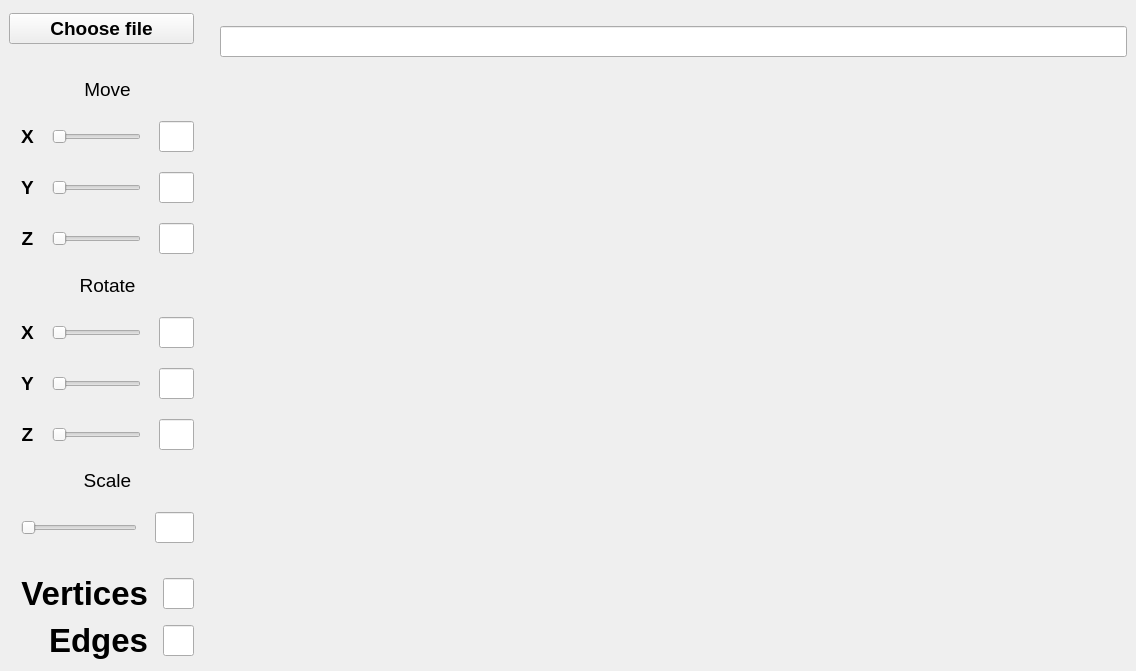
<?xml version="1.0" encoding="UTF-8"?>
<ui version="4.0">
 <class>MainWindow</class>
 <widget class="QMainWindow" name="MainWindow">
  <property name="geometry">
   <rect>
    <x>0</x>
    <y>0</y>
    <width>1136</width>
    <height>671</height>
   </rect>
  </property>
  <property name="windowTitle">
   <string>MainWindow</string>
  </property>
  <widget class="QWidget" name="centralwidget">
   <layout class="QGridLayout" name="gridLayout" rowstretch="3,20,10,7,20,0,10,20,10,0,20,20,2" columnstretch="2,10,0" rowminimumheight="3,20,10,7,20,0,10,20,10,0,20,20,2" columnminimumwidth="2,10,0">
    <item row="8" column="0">
     <spacer name="verticalSpacer_6">
      <property name="orientation">
       <enum>Qt::Vertical</enum>
      </property>
      <property name="sizeHint" stdset="0">
       <size>
        <width>20</width>
        <height>40</height>
       </size>
      </property>
     </spacer>
    </item>
    <item row="12" column="0">
     <spacer name="verticalSpacer_3">
      <property name="orientation">
       <enum>Qt::Vertical</enum>
      </property>
      <property name="sizeType">
       <enum>QSizePolicy::Expanding</enum>
      </property>
      <property name="sizeHint" stdset="0">
       <size>
        <width>20</width>
        <height>15</height>
       </size>
      </property>
     </spacer>
    </item>
    <item row="4" column="0" rowspan="2">
     <layout class="QGridLayout" name="gridLayout_2" rowstretch="0,0,0,0" columnstretch="1,10,4" columnminimumwidth="1,10,4">
      <property name="sizeConstraint">
       <enum>QLayout::SetDefaultConstraint</enum>
      </property>
      <property name="leftMargin">
       <number>12</number>
      </property>
      <property name="topMargin">
       <number>0</number>
      </property>
      <property name="horizontalSpacing">
       <number>18</number>
      </property>
      <property name="verticalSpacing">
       <number>20</number>
      </property>
      <item row="2" column="2">
       <widget class="QLineEdit" name="lineEdit_2">
        <property name="sizePolicy">
         <sizepolicy hsizetype="Preferred" vsizetype="Fixed">
          <horstretch>0</horstretch>
          <verstretch>0</verstretch>
         </sizepolicy>
        </property>
        <property name="maximumSize">
         <size>
          <width>16777215</width>
          <height>16777215</height>
         </size>
        </property>
        <property name="font">
         <font>
          <family>Arial</family>
          <pointsize>14</pointsize>
         </font>
        </property>
       </widget>
      </item>
      <item row="2" column="0">
       <widget class="QLabel" name="label_12">
        <property name="font">
         <font>
          <family>Arial</family>
          <pointsize>14</pointsize>
          <bold>true</bold>
          <stylestrategy>PreferAntialias</stylestrategy>
         </font>
        </property>
        <property name="text">
         <string>Y</string>
        </property>
        <property name="alignment">
         <set>Qt::AlignCenter</set>
        </property>
       </widget>
      </item>
      <item row="2" column="1">
       <widget class="QSlider" name="horizontalSlider">
        <property name="sizePolicy">
         <sizepolicy hsizetype="Preferred" vsizetype="Preferred">
          <horstretch>0</horstretch>
          <verstretch>0</verstretch>
         </sizepolicy>
        </property>
        <property name="orientation">
         <enum>Qt::Horizontal</enum>
        </property>
       </widget>
      </item>
      <item row="1" column="2">
       <widget class="QLineEdit" name="lineEdit">
        <property name="sizePolicy">
         <sizepolicy hsizetype="Preferred" vsizetype="Fixed">
          <horstretch>0</horstretch>
          <verstretch>0</verstretch>
         </sizepolicy>
        </property>
        <property name="maximumSize">
         <size>
          <width>16777215</width>
          <height>16777215</height>
         </size>
        </property>
        <property name="font">
         <font>
          <family>Arial</family>
          <pointsize>14</pointsize>
         </font>
        </property>
       </widget>
      </item>
      <item row="1" column="1">
       <widget class="QSlider" name="horizontalSlider_3">
        <property name="sizePolicy">
         <sizepolicy hsizetype="Expanding" vsizetype="Preferred">
          <horstretch>0</horstretch>
          <verstretch>0</verstretch>
         </sizepolicy>
        </property>
        <property name="orientation">
         <enum>Qt::Horizontal</enum>
        </property>
       </widget>
      </item>
      <item row="3" column="0">
       <widget class="QLabel" name="label_11">
        <property name="font">
         <font>
          <family>Arial</family>
          <pointsize>14</pointsize>
          <bold>true</bold>
          <stylestrategy>PreferAntialias</stylestrategy>
         </font>
        </property>
        <property name="text">
         <string>Z</string>
        </property>
        <property name="scaledContents">
         <bool>true</bool>
        </property>
        <property name="alignment">
         <set>Qt::AlignCenter</set>
        </property>
       </widget>
      </item>
      <item row="1" column="0">
       <widget class="QLabel" name="label">
        <property name="sizePolicy">
         <sizepolicy hsizetype="Preferred" vsizetype="Preferred">
          <horstretch>0</horstretch>
          <verstretch>0</verstretch>
         </sizepolicy>
        </property>
        <property name="baseSize">
         <size>
          <width>0</width>
          <height>0</height>
         </size>
        </property>
        <property name="font">
         <font>
          <family>Arial</family>
          <pointsize>14</pointsize>
          <bold>true</bold>
          <stylestrategy>PreferAntialias</stylestrategy>
         </font>
        </property>
        <property name="text">
         <string>X</string>
        </property>
        <property name="alignment">
         <set>Qt::AlignCenter</set>
        </property>
       </widget>
      </item>
      <item row="3" column="2">
       <widget class="QLineEdit" name="lineEdit_3">
        <property name="sizePolicy">
         <sizepolicy hsizetype="Preferred" vsizetype="Fixed">
          <horstretch>0</horstretch>
          <verstretch>0</verstretch>
         </sizepolicy>
        </property>
        <property name="maximumSize">
         <size>
          <width>16777215</width>
          <height>16777215</height>
         </size>
        </property>
        <property name="font">
         <font>
          <family>Arial</family>
          <pointsize>14</pointsize>
         </font>
        </property>
       </widget>
      </item>
      <item row="3" column="1">
       <widget class="QSlider" name="horizontalSlider_2">
        <property name="sizePolicy">
         <sizepolicy hsizetype="Expanding" vsizetype="Preferred">
          <horstretch>0</horstretch>
          <verstretch>0</verstretch>
         </sizepolicy>
        </property>
        <property name="orientation">
         <enum>Qt::Horizontal</enum>
        </property>
       </widget>
      </item>
      <item row="0" column="0" colspan="3">
       <widget class="QLabel" name="label_10">
        <property name="maximumSize">
         <size>
          <width>16777215</width>
          <height>16777215</height>
         </size>
        </property>
        <property name="font">
         <font>
          <family>Arial</family>
          <pointsize>14</pointsize>
          <stylestrategy>PreferAntialias</stylestrategy>
         </font>
        </property>
        <property name="text">
         <string>Move</string>
        </property>
        <property name="alignment">
         <set>Qt::AlignCenter</set>
        </property>
       </widget>
      </item>
     </layout>
    </item>
    <item row="6" column="0">
     <spacer name="verticalSpacer_4">
      <property name="orientation">
       <enum>Qt::Vertical</enum>
      </property>
      <property name="sizeHint" stdset="0">
       <size>
        <width>20</width>
        <height>40</height>
       </size>
      </property>
     </spacer>
    </item>
    <item row="2" column="0">
     <spacer name="verticalSpacer_2">
      <property name="orientation">
       <enum>Qt::Vertical</enum>
      </property>
      <property name="sizeHint" stdset="0">
       <size>
        <width>20</width>
        <height>50</height>
       </size>
      </property>
     </spacer>
    </item>
    <item row="7" column="0">
     <layout class="QGridLayout" name="gridLayout_7" columnstretch="1,10,4" columnminimumwidth="1,10,4">
      <property name="leftMargin">
       <number>12</number>
      </property>
      <property name="horizontalSpacing">
       <number>18</number>
      </property>
      <property name="verticalSpacing">
       <number>20</number>
      </property>
      <item row="2" column="2">
       <widget class="QLineEdit" name="lineEdit_5">
        <property name="sizePolicy">
         <sizepolicy hsizetype="Preferred" vsizetype="Fixed">
          <horstretch>0</horstretch>
          <verstretch>0</verstretch>
         </sizepolicy>
        </property>
        <property name="maximumSize">
         <size>
          <width>16777215</width>
          <height>16777215</height>
         </size>
        </property>
        <property name="font">
         <font>
          <family>Arial</family>
          <pointsize>14</pointsize>
         </font>
        </property>
       </widget>
      </item>
      <item row="1" column="2">
       <widget class="QLineEdit" name="lineEdit_4">
        <property name="sizePolicy">
         <sizepolicy hsizetype="Preferred" vsizetype="Fixed">
          <horstretch>0</horstretch>
          <verstretch>0</verstretch>
         </sizepolicy>
        </property>
        <property name="maximumSize">
         <size>
          <width>16777215</width>
          <height>16777215</height>
         </size>
        </property>
        <property name="font">
         <font>
          <family>Arial</family>
          <pointsize>14</pointsize>
         </font>
        </property>
       </widget>
      </item>
      <item row="3" column="0">
       <widget class="QLabel" name="label_15">
        <property name="font">
         <font>
          <family>Arial</family>
          <pointsize>14</pointsize>
          <bold>true</bold>
          <stylestrategy>PreferAntialias</stylestrategy>
         </font>
        </property>
        <property name="text">
         <string>Z</string>
        </property>
        <property name="alignment">
         <set>Qt::AlignCenter</set>
        </property>
       </widget>
      </item>
      <item row="1" column="1">
       <widget class="QSlider" name="horizontalSlider_4">
        <property name="sizePolicy">
         <sizepolicy hsizetype="Expanding" vsizetype="Preferred">
          <horstretch>0</horstretch>
          <verstretch>0</verstretch>
         </sizepolicy>
        </property>
        <property name="orientation">
         <enum>Qt::Horizontal</enum>
        </property>
       </widget>
      </item>
      <item row="1" column="0">
       <widget class="QLabel" name="label_13">
        <property name="font">
         <font>
          <family>Arial</family>
          <pointsize>14</pointsize>
          <bold>true</bold>
          <stylestrategy>PreferAntialias</stylestrategy>
         </font>
        </property>
        <property name="text">
         <string>X</string>
        </property>
        <property name="alignment">
         <set>Qt::AlignCenter</set>
        </property>
       </widget>
      </item>
      <item row="2" column="0">
       <widget class="QLabel" name="label_14">
        <property name="font">
         <font>
          <family>Arial</family>
          <pointsize>14</pointsize>
          <bold>true</bold>
          <stylestrategy>PreferAntialias</stylestrategy>
         </font>
        </property>
        <property name="text">
         <string>Y</string>
        </property>
        <property name="alignment">
         <set>Qt::AlignCenter</set>
        </property>
       </widget>
      </item>
      <item row="3" column="2">
       <widget class="QLineEdit" name="lineEdit_6">
        <property name="sizePolicy">
         <sizepolicy hsizetype="Preferred" vsizetype="Fixed">
          <horstretch>0</horstretch>
          <verstretch>0</verstretch>
         </sizepolicy>
        </property>
        <property name="maximumSize">
         <size>
          <width>16777215</width>
          <height>16777215</height>
         </size>
        </property>
        <property name="font">
         <font>
          <family>Arial</family>
          <pointsize>14</pointsize>
         </font>
        </property>
       </widget>
      </item>
      <item row="2" column="1">
       <widget class="QSlider" name="horizontalSlider_5">
        <property name="sizePolicy">
         <sizepolicy hsizetype="Expanding" vsizetype="Preferred">
          <horstretch>0</horstretch>
          <verstretch>0</verstretch>
         </sizepolicy>
        </property>
        <property name="orientation">
         <enum>Qt::Horizontal</enum>
        </property>
       </widget>
      </item>
      <item row="3" column="1">
       <widget class="QSlider" name="horizontalSlider_6">
        <property name="sizePolicy">
         <sizepolicy hsizetype="Expanding" vsizetype="Preferred">
          <horstretch>0</horstretch>
          <verstretch>0</verstretch>
         </sizepolicy>
        </property>
        <property name="orientation">
         <enum>Qt::Horizontal</enum>
        </property>
       </widget>
      </item>
      <item row="0" column="0" colspan="3">
       <widget class="QLabel" name="label_8">
        <property name="maximumSize">
         <size>
          <width>16777215</width>
          <height>16777215</height>
         </size>
        </property>
        <property name="font">
         <font>
          <family>Arial</family>
          <pointsize>14</pointsize>
          <stylestrategy>PreferAntialias</stylestrategy>
         </font>
        </property>
        <property name="text">
         <string>Rotate</string>
        </property>
        <property name="alignment">
         <set>Qt::AlignCenter</set>
        </property>
       </widget>
      </item>
     </layout>
    </item>
    <item row="0" column="0">
     <spacer name="verticalSpacer_5">
      <property name="orientation">
       <enum>Qt::Vertical</enum>
      </property>
      <property name="sizeHint" stdset="0">
       <size>
        <width>20</width>
        <height>50</height>
       </size>
      </property>
     </spacer>
    </item>
    <item row="9" column="0">
     <layout class="QGridLayout" name="gridLayout_8" columnstretch="12,4" columnminimumwidth="12,4">
      <property name="leftMargin">
       <number>12</number>
      </property>
      <property name="horizontalSpacing">
       <number>18</number>
      </property>
      <property name="verticalSpacing">
       <number>20</number>
      </property>
      <item row="1" column="0">
       <widget class="QSlider" name="horizontalSlider_7">
        <property name="sizePolicy">
         <sizepolicy hsizetype="Expanding" vsizetype="Preferred">
          <horstretch>0</horstretch>
          <verstretch>0</verstretch>
         </sizepolicy>
        </property>
        <property name="orientation">
         <enum>Qt::Horizontal</enum>
        </property>
       </widget>
      </item>
      <item row="1" column="1">
       <widget class="QLineEdit" name="lineEdit_7">
        <property name="sizePolicy">
         <sizepolicy hsizetype="Preferred" vsizetype="Fixed">
          <horstretch>0</horstretch>
          <verstretch>0</verstretch>
         </sizepolicy>
        </property>
        <property name="maximumSize">
         <size>
          <width>16777215</width>
          <height>16777215</height>
         </size>
        </property>
        <property name="font">
         <font>
          <family>Arial</family>
          <pointsize>14</pointsize>
         </font>
        </property>
       </widget>
      </item>
      <item row="0" column="0" colspan="2">
       <widget class="QLabel" name="label_9">
        <property name="maximumSize">
         <size>
          <width>16777215</width>
          <height>16777215</height>
         </size>
        </property>
        <property name="font">
         <font>
          <family>Arial</family>
          <pointsize>14</pointsize>
          <stylestrategy>PreferAntialias</stylestrategy>
         </font>
        </property>
        <property name="text">
         <string>Scale</string>
        </property>
        <property name="alignment">
         <set>Qt::AlignCenter</set>
        </property>
       </widget>
      </item>
     </layout>
    </item>
    <item row="1" column="0">
     <widget class="QPushButton" name="FileButton">
      <property name="sizePolicy">
       <sizepolicy hsizetype="Preferred" vsizetype="Preferred">
        <horstretch>0</horstretch>
        <verstretch>0</verstretch>
       </sizepolicy>
      </property>
      <property name="maximumSize">
       <size>
        <width>16777215</width>
        <height>50</height>
       </size>
      </property>
      <property name="font">
       <font>
        <family>Arial</family>
        <pointsize>14</pointsize>
        <bold>true</bold>
        <stylestrategy>PreferAntialias</stylestrategy>
       </font>
      </property>
      <property name="text">
       <string>Choose file</string>
      </property>
     </widget>
    </item>
    <item row="11" column="0">
     <layout class="QGridLayout" name="gridLayout_3" rowstretch="10,4" columnstretch="1,10" rowminimumheight="10,4" columnminimumwidth="1,10">
      <property name="leftMargin">
       <number>12</number>
      </property>
      <property name="horizontalSpacing">
       <number>15</number>
      </property>
      <property name="verticalSpacing">
       <number>10</number>
      </property>
      <item row="0" column="1">
       <widget class="QLineEdit" name="LineVert">
        <property name="font">
         <font>
          <family>Arial</family>
          <pointsize>14</pointsize>
         </font>
        </property>
       </widget>
      </item>
      <item row="1" column="1">
       <widget class="QLineEdit" name="LineEdges">
        <property name="font">
         <font>
          <family>Arial</family>
          <pointsize>14</pointsize>
         </font>
        </property>
       </widget>
      </item>
      <item row="1" column="0">
       <widget class="QLabel" name="label_3">
        <property name="font">
         <font>
          <family>Arial</family>
          <pointsize>25</pointsize>
          <bold>true</bold>
         </font>
        </property>
        <property name="lineWidth">
         <number>0</number>
        </property>
        <property name="text">
         <string>Edges</string>
        </property>
        <property name="textFormat">
         <enum>Qt::AutoText</enum>
        </property>
        <property name="alignment">
         <set>Qt::AlignRight|Qt::AlignTrailing|Qt::AlignVCenter</set>
        </property>
        <property name="margin">
         <number>0</number>
        </property>
       </widget>
      </item>
      <item row="0" column="0">
       <widget class="QLabel" name="label_2">
        <property name="font">
         <font>
          <family>Arial</family>
          <pointsize>25</pointsize>
          <bold>true</bold>
         </font>
        </property>
        <property name="text">
         <string>Vertices</string>
        </property>
        <property name="alignment">
         <set>Qt::AlignRight|Qt::AlignTrailing|Qt::AlignVCenter</set>
        </property>
       </widget>
      </item>
     </layout>
    </item>
    <item row="10" column="0">
     <spacer name="verticalSpacer">
      <property name="orientation">
       <enum>Qt::Vertical</enum>
      </property>
      <property name="sizeType">
       <enum>QSizePolicy::Expanding</enum>
      </property>
      <property name="sizeHint" stdset="0">
       <size>
        <width>20</width>
        <height>42</height>
       </size>
      </property>
     </spacer>
    </item>
    <item row="1" column="1" rowspan="12" colspan="2">
     <layout class="QGridLayout" name="gridLayout_4">
      <property name="leftMargin">
       <number>20</number>
      </property>
      <property name="topMargin">
       <number>13</number>
      </property>
      <property name="rightMargin">
       <number>0</number>
      </property>
      <property name="horizontalSpacing">
       <number>6</number>
      </property>
      <property name="verticalSpacing">
       <number>15</number>
      </property>
      <item row="0" column="0">
       <widget class="QLineEdit" name="FileName">
        <property name="font">
         <font>
          <family>Arial</family>
          <pointsize>14</pointsize>
         </font>
        </property>
       </widget>
      </item>
      <item row="1" column="0">
       <widget class="QWidget" name="widget" native="true"/>
      </item>
     </layout>
    </item>
   </layout>
  </widget>
 </widget>
 <resources/>
 <connections/>
</ui>
